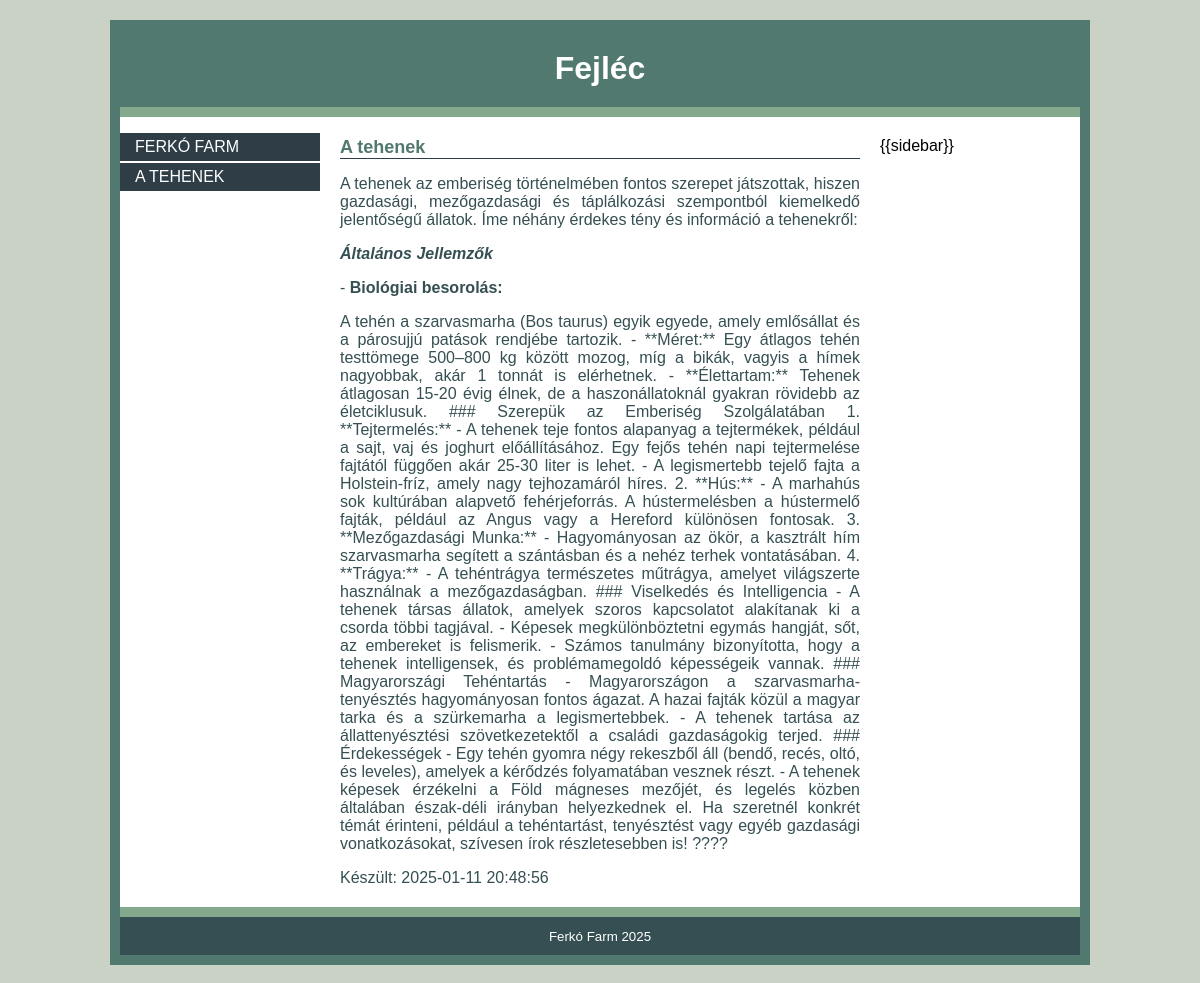
The app's page /tehenek with its own data.
### tables this page shows
CREATE TABLE `cms_news` (
  `id` tinyint(3) UNSIGNED NOT NULL,
  `alias` varchar(32) DEFAULT NULL,
  `ordering` tinyint(3) UNSIGNED NOT NULL,
  `nav_name` varchar(32) NOT NULL,
  `content` text NOT NULL,
  `img` varchar(255) NOT NULL,
  `creation` datetime NOT NULL,
  `updating` datetime DEFAULT NULL,
  `description` text DEFAULT NULL,
  `keywords` text DEFAULT NULL,
  `states` tinyint(1) UNSIGNED NOT NULL DEFAULT 1
);

### index.php (the view)
<?php
require_once("connect.php");
function sanitize(string $data): string {
    return htmlspecialchars($data, ENT_QUOTES, 'UTF-8');
}
$sql = "SELECT id, alias, nav_name FROM cms_news WHERE states = 1 ORDER BY ordering ASC";
$result = mysqli_query($dbconn, $sql);
$menu = "<ul>\n";
while ($row = mysqli_fetch_assoc($result)) {
    $menu .= "<li><a href=\"./" . sanitize($row['alias']) . "\">" . sanitize($row['nav_name']) . "</a></li>\n";
}
$menu .= "</ul>\n";
$alias = isset($_GET['alias']) ? mysqli_real_escape_string($dbconn, $_GET['alias']) : "bemutatkozas";
$sql = "SELECT nav_name, content, creation, updating, description, keywords FROM cms_news WHERE alias = '$alias' LIMIT 1";
$result = mysqli_query($dbconn, $sql);
if (mysqli_num_rows($result) > 0) {
    $row = mysqli_fetch_assoc($result);
    $description = sanitize($row['description']);
    $keywords = sanitize($row['keywords']);
    $nav_name = sanitize($row['nav_name']);
    $content = $row['content'];
    $creation = sanitize($row['creation']);
} else {
    $description = "";
    $keywords = "";
    $nav_name = "Hiba";
    $content = "<p><em>A keresett oldal nem található...</em></p>";
    $creation = date("Y-m-d H:i:s");
}
$template = file_get_contents("template.html");
$template = str_replace("{{menu}}", $menu, $template);
$template = str_replace("{{nav_name}}", $nav_name, $template);
$template = str_replace("{{content}}", $content, $template);
$template = str_replace("{{creation}}", $creation, $template);
$template = str_replace("{{description}}", $description, $template);
$template = str_replace("{{keywords}}", $keywords, $template);
echo $template;

### css/style.css (style rules this page uses)
body { margin: 0; font-family: Arial; background-color: #cad2c5; }
#befoglalo { width: 960px; margin: 20px auto; border: solid 10px #52796f; background-color: #ffffff; }
#fejlec { text-align: center; background-color: #52796f; border-bottom: solid 10px #84a98c; }
#fejlec h1 { margin: 0; padding: 20px; color: #ffffff; }
#menu { float: left; width: 200px; text-transform: uppercase; }
#menu ul { padding: 0; }
#menu li { display: block; margin-bottom: 2px; list-style-type: none; }
#menu a { color: #ffffff; display: block; padding: 5px 15px; text-decoration: none; background-color: #2f3e46; }
#tartalom { min-height: 400px; margin: 20px 220px; }
#tartalom h2 { margin-top: 0; font-size: 18px; border-bottom: solid 1px #2f3e46; color: #52796f; }
#tartalom p { text-align: justify; color: #354f52; }
#oldalsav { float: right; width: 200px; margin-top: 20px; }
#lablec { clear: both; color: #ffffff; padding: 10px; text-align: center; background-color: #354f52; border-top: solid 10px #84a98c; }

### records on screen
cms_news: template "Fejléc {{sidebar}} A tehenek A tehenek az emberiség történelmében fontos szerepet játszottak, hiszen gazdasági, mezőgazdasági és táplálkozási szempontból kiemelkedő jelentőségű állatok. Íme néhány érdekes tény és információ a tehenekről: Általános Jellemzők - Biológiai besorolás: A tehén a szarvasmarha (Bos taurus) egyik egyede, amely emlősállat és a párosujjú patások rendjébe tartozik. - **Méret:** Egy átlagos tehén testtömege 500–800 kg között mozog, míg a bikák, vagyis a hímek nagyobbak, akár 1 tonnát is elérhetnek. - **Élettartam:** Tehenek átlagosan 15-20 évig élnek, de a haszonállatoknál gyakran rövidebb az életciklusuk. ### Szerepük az Emberiség Szolgálatában 1. **Tejtermelés:** - A…", nav_name "A TEHENEK"
cms_news: nav_name "FERKÓ FARM"
